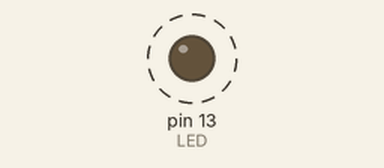
Bench run of a sketch on a simulated Arduino Uno, built with avr-gcc and run on an emulated ATmega328P. Shown: output pins drawn as LEDs (lit = HIGH). Dashed ring = blinking.

Above: at 0.2 s.
Timing chart, 0 to 3.0 s (numbered marks = the images above):
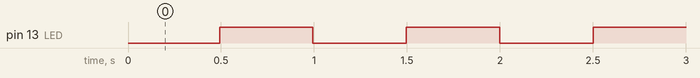

Measured:
- by itself, pin 13 (LED): alternates HIGH for 0.50 s and LOW for 0.50 s

The sketch:

Mega256.ino
```cpp
#include  "typedefine.h"
#include  "public.h"


#define LED  13               // LEDはデジタルピン13に接続


void setup()
{
  Serial.begin(115200);   //Max Speed

  pinMode(LED, OUTPUT);   // 出力に設定

}

#define     TimeSize        10      // ms

void loop()
{
  static  _U4   time;
  static  _U4   tnext;
  static  U_U1  flag;
  static  _U1   T500;

  time = millis();
  if (time >= tnext)      // 10ms
  {
    tnext = time + TimeSize;


    //500ms
    if (++T500 >= (500 / TimeSize) )
    {
      T500 = 0;
      flag.BIT.Bit0 ^= 1;
      //     Serial.println(time);
    }

    digitalWrite(LED, flag.BIT.Bit0);   // LED 500ms flash

  }
}
```

public.h
```cpp
typedef union
{
	_U1 U1;
	struct
	{
		_U1 Bit7:1;
		_U1 Bit6:1;
		_U1 Bit5:1;
		_U1 Bit4:1;
		_U1 Bit3:1;
		_U1 Bit2:1;
		_U1 Bit1:1;
		_U1 Bit0:1;
	}BIT;
}U_U1;
```

typedefine.h
```cpp
typedef   signed char 	_S1;
typedef unsigned char 	_U1;
typedef   signed short 	_S2;
typedef unsigned short 	_U2;
typedef   signed long 	_S4;
typedef unsigned long 	_U4;
```
